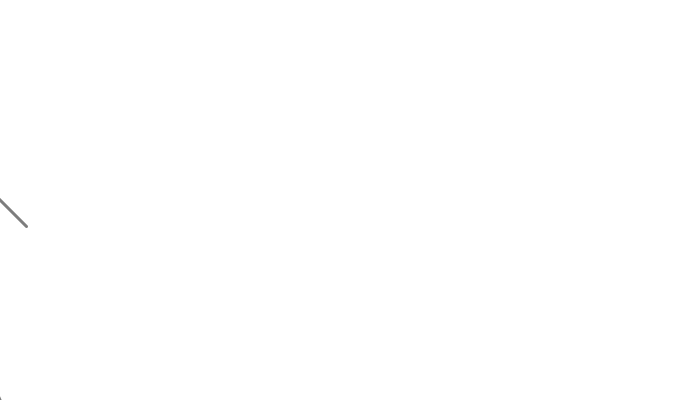
Frame 1 (no input)
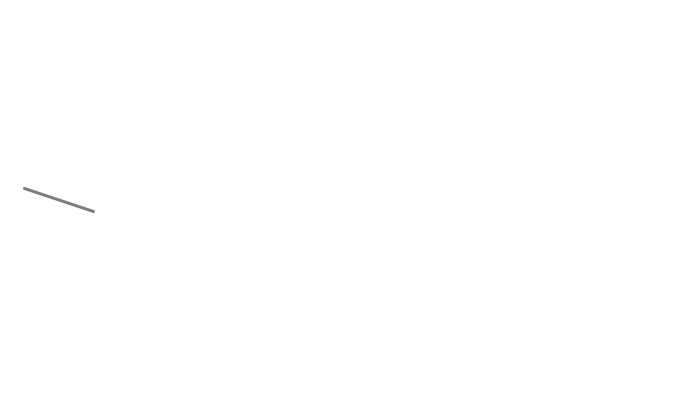
Frame 60 (the mouse pressed at the canvas centre just before this capture)
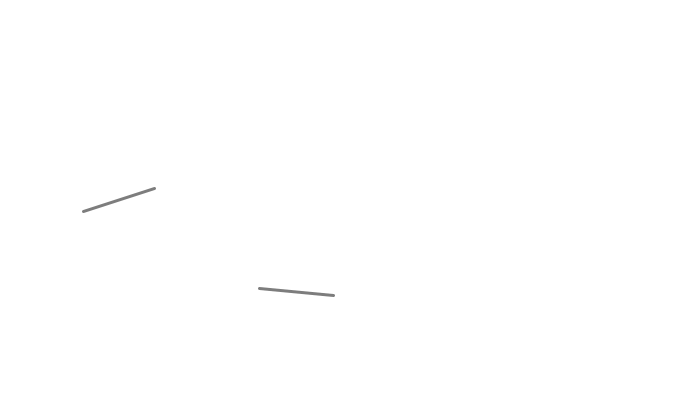
Frame 120 (the mouse held since frame 60 and released just before this capture)

The Processing sketch that drew these frames (run headless with seeded random() and noise(); from frame 60 on, the mouse is pressed at the canvas centre):

// Processing sketch: processing_41741
// ── processing_41741.pde

float x = 0;
float y = 200;
float theta = 0.0;

float x2 = 0;
float y2 = 200;
float feta = 0.0;

void setup() 
{
  
  size(700,400);
  background(255);
  smooth();
  noFill();
  
}


void draw()
{
  
  stroke(0,130);
  strokeWeight(3);
  background(255);
//  pushMatrix();
//  translate(x,y);
//  rotate(theta);
//  rect(-40,-40,80,80);

//  popMatrix();
  
  translate(x,y);
  rotate(theta);
  line(-26, -26, 26, 26);

   theta = theta + dist(mouseX,mouseY,x,y)/10.0;  
    x = x + 1;


    
  translate(x2,y2);
  rotate(PI/8);  
  line(-26, -26, 26, 26);
    
    feta = feta + dist(x2,y2,x2-100,y2-100)/10.0;  

  
} 
